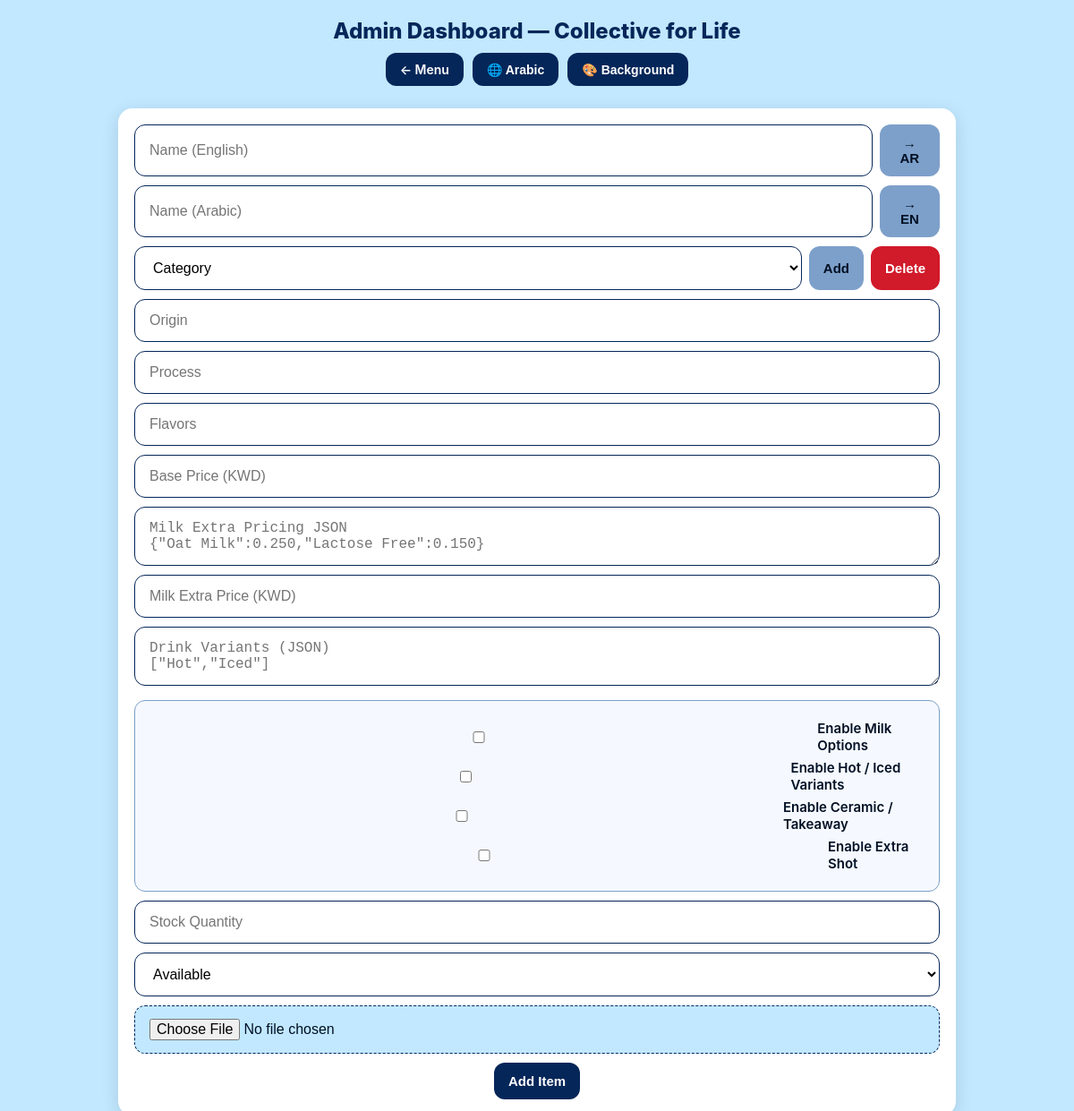
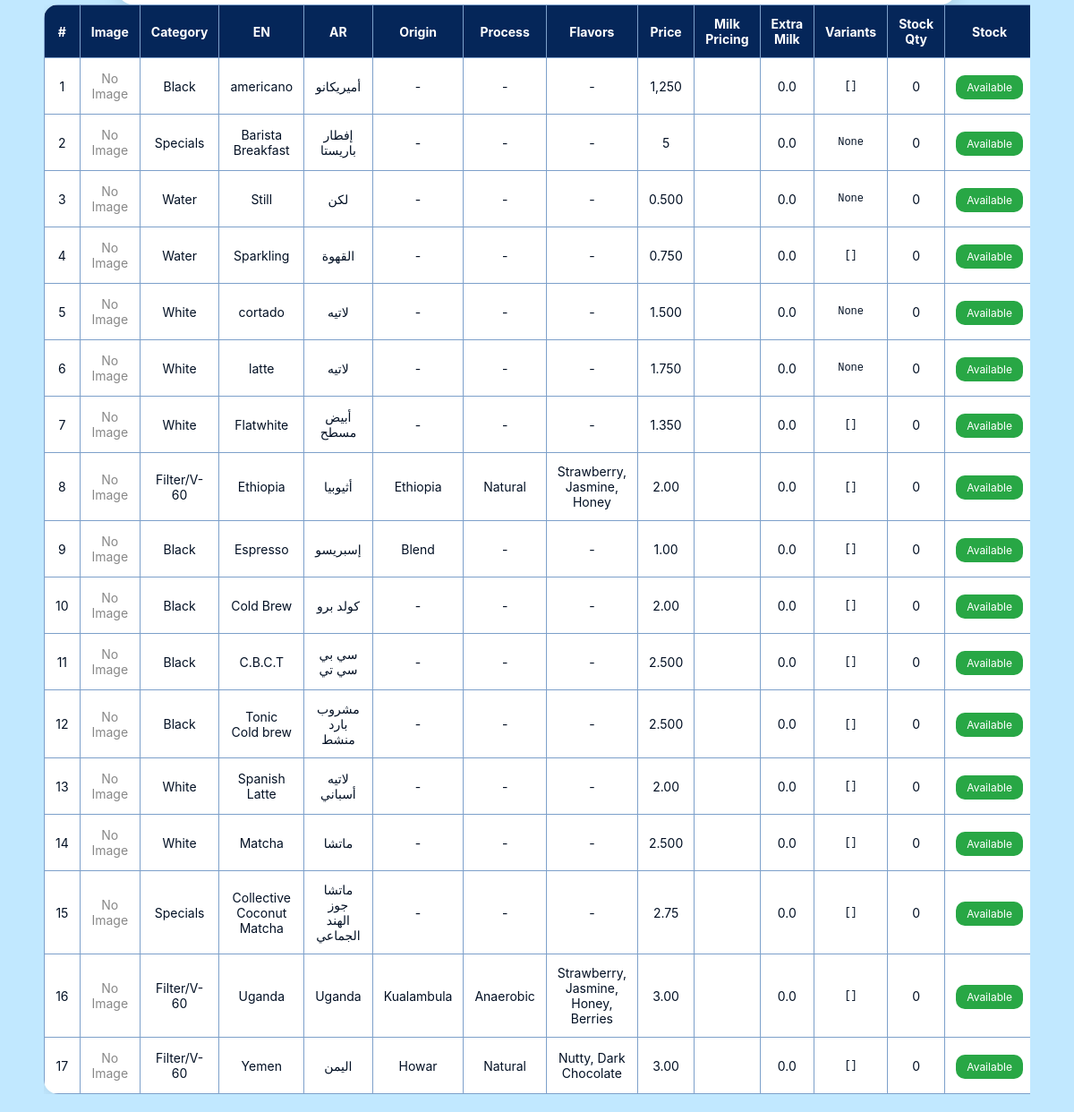
/admin (signed in), run on the app's committed database (2 pictures, top to bottom).
### tables this page shows
CREATE TABLE menu_items (
        id INTEGER PRIMARY KEY AUTOINCREMENT,
        category TEXT,
        name_en TEXT,
        name_ar TEXT,
        price TEXT,
        origin TEXT,
        process TEXT,
        flavors TEXT,
        image TEXT
    , milk_extra_price REAL DEFAULT 0, variants TEXT, stock_mode TEXT DEFAULT 'status', stock_status TEXT DEFAULT 'Available', stock_quantity INTEGER DEFAULT 0, use_milk INTEGER DEFAULT 1, use_variant INTEGER DEFAULT 1, use_cup INTEGER DEFAULT 1, use_extrashot INTEGER DEFAULT 1);

### collectiveforlife.py (the view, shortened to what this page needs)
@app.route('/admin', methods=['GET', 'POST'])
def admin():
    if not session.get("auth"):
        return redirect('/auth')
    conn = get_db()
    categories = [r["name"] for r in conn.execute("SELECT name FROM categories")]
    items = conn.execute("SELECT * FROM menu_items").fetchall()
    conn.close()
    return render_template("admin.html", menu_items=items, categories=categories)

### collectiveforlife.py (called while the page is built)
def get_db():
    conn = sqlite3.connect('menu.db')
    conn.row_factory = sqlite3.Row
    return conn

### templates/admin.html (shortened to what this page needs)
<!doctype html>
<html lang="en">
<head>
</head>
<body>
<header>
  <h1>Admin Dashboard — Collective for Life</h1>
</header>
<div class="header-actions">
  <a href="/menu" class="small-btn">← Menu</a>
  <button class="small-btn" id="adminTranslateBtn">🌐 Arabic</button>
  <button class="small-btn" onclick="window.location.href='/admin/background'">🎨 Background</button>
</div>
<form method="POST" enctype="multipart/form-data" id="menuForm">
  <div class="form-row">
    <input type="text" name="name_en" id="name_en" placeholder="Name (English)">
    <button type="button" class="translate-btn" onclick="manualTranslate('en')">→ AR</button>
  </div>
  <div class="form-row">
    <input type="text" name="name_ar" id="name_ar" placeholder="Name (Arabic)">
    <button type="button" class="translate-btn" onclick="manualTranslate('ar')">→ EN</button>
  </div>
  <div class="form-row">
    <select name="category" id="categorySelect">
      <option value="" disabled selected>Category</option>
    </select>
    <button type="button" class="add-cat-btn" onclick="addCategory()">Add</button>
    <button type="button" class="add-cat-btn" style="background:#d11a2a;color:white;" onclick="removeCategory()">Delete</button>
  </div>
  <input type="text" name="origin" placeholder="Origin">
  <input type="text" name="process" placeholder="Process">
  <input type="text" name="flavors" placeholder="Flavors">
  <input type="text" name="price" placeholder="Base Price (KWD)">
  <textarea name="milk_prices" placeholder='Milk Extra Pricing JSON
{"Oat Milk":0.250,"Lactose Free":0.150}'></textarea>
  <input type="text" name="milk_extra_price" placeholder="Milk Extra Price (KWD)">
  <textarea name="variants" placeholder='Drink Variants (JSON)
["Hot","Iced"]'></textarea>
  <div class="option-toggle-box">
    <label class="option-toggle">
      <input type="checkbox" name="use_milk" value="1"> Enable Milk Options
    </label>
    <label class="option-toggle">
      <input type="checkbox" name="use_variant" value="1"> Enable Hot / Iced Variants
    </label>
    <label class="option-toggle">
      <input type="checkbox" name="use_cup" value="1"> Enable Ceramic / Takeaway
    </label>
    <label class="option-toggle">
      <input type="checkbox" name="use_extrashot" value="1"> Enable Extra Shot
    </label>
  </div>
  <input type="number" name="stock_quantity" placeholder="Stock Quantity">
  <select name="stock_status">
    <option value="Available">Available</option>
  </select>
  <input type="file" name="image">
  <button type="submit">Add Item</button>
</form>
<div class="table-container">
<table>
  <tr>
    <th>#</th>
    <th>Image</th>
    <th>Category</th>
    <th>EN</th>
    <th>AR</th>
    <th>Origin</th>
    <th>Process</th>
    <th>Flavors</th>
    <th>Price</th>
    <th>Milk Pricing</th>
    <th>Extra Milk</th>
    <th>Variants</th>
    <th>Stock Qty</th>
    <th>Stock</th>
  </tr>
  {% for item in menu_items %}
  <tr>
    <td>{{ loop.index }}</td>
    <td>
      {% if item['image'] %}
        <img src="{{ url_for('static', filename='uploads/' ~ item['image']) }}"
             onclick="showModal('{{ url_for('static', filename='uploads/' ~ item['image']) }}')">
      {% else %}
        <span style="color:#888;">No Image</span>
      {% endif %}
    </td>
    <td>{{ item['category'] }}</td>
    <td>{{ item['name_en'] }}</td>
    <td>{{ item['name_ar'] }}</td>
    <td>{{ item['origin'] or '-' }}</td>
    <td>{{ item['process'] or '-' }}</td>
    <td>{{ item['flavors'] or '-' }}</td>
    <td>{{ item['price'] }}</td>
    <td><pre style="white-space:pre-wrap;font-size:12px;">{{ item['milk_prices'] }}</pre></td>
    <td>{{ item['milk_extra_price'] }}</td>
    <td><pre style="white-space:pre-wrap;font-size:12px;">{{ item['variants'] }}</pre></td>
    <td>{{ item['stock_quantity'] }}</td>
    <td>
      {% if item['stock_status']=="sold_out" %}
        <span class="stockTag stock-out">Sold Out</span>
      {% elif item['stock_status']=="low" %}
        <span class="stockTag stock-low">Low</span>
      {% else %}
        <span class="stockTag stock-ok">Available</span>
      {% endif %}
    </td>
  </tr>
  {% endfor %}
</table>
</div>
</body>
</html>

### templates/admin.html (style rules this page uses)
:root { --dark:#021024; --mid:#052659; --mist:#7DA0CA; --steam:#C1E8FF; --card:#ffffff; }
body { font-family:'Inter',system-ui,-apple-system,sans-serif; background:var(--steam); margin:0; padding:20px; color:var(--dark); }
header { text-align:center; max-width:900px; margin:0 auto 10px auto; }
header h1 { margin:0; font-size:24px; font-weight:800; color:var(--mid); }
.header-actions { margin:10px auto 25px auto; max-width:900px; display:flex; justify-content:center; flex-wrap:wrap; gap:10px; }
.small-btn { padding:10px 16px; font-size:14px; border-radius:12px; border:none; cursor:pointer; background:var(--mid); color:white; text-decoration:none; transition:.25s; font-weight:600; }
form { display:flex; flex-wrap:wrap; justify-content:center; gap:10px; background:white; padding:18px; border-radius:16px; box-shadow:0 5px 20px rgba(0,0,0,.12); max-width:900px; margin:auto; }
.form-row { display:flex; gap:8px; flex:1 1 100%; }
input,select,textarea { padding:14px 16px; border:1px solid var(--mid); border-radius:12px; font-size:16px; width:100%; background:white; }
input[type=file] { background:var(--steam); border:1px dashed var(--mid); }
button { background:var(--mid); color:white; border:none; border-radius:12px; padding:12px 16px; cursor:pointer; font-size:15px; font-weight:600; transition:.25s; }
.translate-btn, .add-cat-btn { background:var(--mist); color:var(--dark); }
.option-toggle-box { flex:1 1 100%; padding:15px; border:1px solid var(--mist); border-radius:12px; background:#f5f9ff; margin-top:6px; }
.option-toggle { display:flex; align-items:center; gap:10px; margin:6px 0; font-size:15px; font-weight:600; }
.table-container { overflow-x:auto; margin-top:30px; max-width:95%; margin:auto; }
table { width:100%; border-collapse:collapse; background:white; border-radius:16px; overflow:hidden; box-shadow:0 4px 14px rgba(0,0,0,.08); }
th,td { border:1px solid var(--mist); padding:12px; text-align:center; font-size:14px; }
th { background:var(--mid); color:white; }
.stockTag { padding:6px 12px; border-radius:10px; font-size:12px; color:white; }
.stock-ok { background:#28a745; }

### data on the page
menu_items: category "Black", name_en "americano", name_ar "أميريكانو", origin "-", process "-", flavors "-", price "1,250", milk_extra_price "0.0", variants "[]", stock_quantity "0", stock_status "Available"
menu_items: category "Specials", name_en "Barista Breakfast", name_ar "إفطار باريستا", origin "-", process "-", flavors "-", price "5", milk_extra_price "0.0", variants "None", stock_quantity "0", stock_status "Available"
menu_items: category "Water", name_en "Still", name_ar "لكن", origin "-", process "-", flavors "-", price "0.500", milk_extra_price "0.0", variants "None", stock_quantity "0", stock_status "Available"
menu_items: category "Water", name_en "Sparkling", name_ar "القهوة", origin "-", process "-", flavors "-", price "0.750", milk_extra_price "0.0", variants "[]", stock_quantity "0", stock_status "Available"
menu_items: category "White", name_en "cortado", name_ar "لاتيه", origin "-", process "-", flavors "-", price "1.500", milk_extra_price "0.0", variants "None", stock_quantity "0", stock_status "Available"
menu_items: category "White", name_en "latte", name_ar "لاتيه", origin "-", process "-", flavors "-", price "1.750", milk_extra_price "0.0", variants "None", stock_quantity "0", stock_status "Available"
menu_items: category "White", name_en "Flatwhite", name_ar "أبيض مسطح", origin "-", process "-", flavors "-", price "1.350", milk_extra_price "0.0", variants "[]", stock_quantity "0", stock_status "Available"
menu_items: category "Filter/V-60", name_en "Ethiopia", name_ar "أثيوبيا", origin "Ethiopia", process "Natural", flavors "Strawberry, Jasmine, Honey", price "2.00", milk_extra_price "0.0", variants "[]", stock_quantity "0", stock_status "Available"
menu_items: category "Black", name_en "Espresso", name_ar "إسبريسو", origin "Blend", process "-", flavors "-", price "1.00", milk_extra_price "0.0", variants "[]", stock_quantity "0", stock_status "Available"
menu_items: category "Black", name_en "Cold Brew", name_ar "كولد برو", origin "-", process "-", flavors "-", price "2.00", milk_extra_price "0.0", variants "[]", stock_quantity "0", stock_status "Available"
menu_items: category "Black", name_en "C.B.C.T", name_ar "سي بي سي تي", origin "-", process "-", flavors "-", price "2.500", milk_extra_price "0.0", variants "[]", stock_quantity "0", stock_status "Available"
menu_items: category "Black", name_en "Tonic Cold brew", name_ar "مشروب بارد منشط", origin "-", process "-", flavors "-", price "2.500", milk_extra_price "0.0", variants "[]", stock_quantity "0", stock_status "Available"
menu_items: category "White", name_en "Spanish Latte", name_ar "لاتيه أسباني", origin "-", process "-", flavors "-", price "2.00", milk_extra_price "0.0", variants "[]", stock_quantity "0", stock_status "Available"
menu_items: category "White", name_en "Matcha", name_ar "ماتشا", origin "-", process "-", flavors "-", price "2.500", milk_extra_price "0.0", variants "[]", stock_quantity "0", stock_status "Available"
menu_items: category "Specials", name_en "Collective Coconut Matcha", name_ar "ماتشا جوز الهند الجماعي", origin "-", process "-", flavors "-", price "2.75", milk_extra_price "0.0", variants "[]", stock_quantity "0", stock_status "Available"
menu_items: category "Filter/V-60", name_en "Uganda", name_ar "Uganda", origin "Kualambula", process "Anaerobic", flavors "Strawberry, Jasmine, Honey, Berries", price "3.00", milk_extra_price "0.0", variants "[]", stock_quantity "0", stock_status "Available"
menu_items: category "Filter/V-60", name_en "Yemen", name_ar "اليمن", origin "Howar", process "Natural", flavors "Nutty, Dark Chocolate", price "3.00", milk_extra_price "0.0", variants "[]", stock_quantity "0", stock_status "Available"
